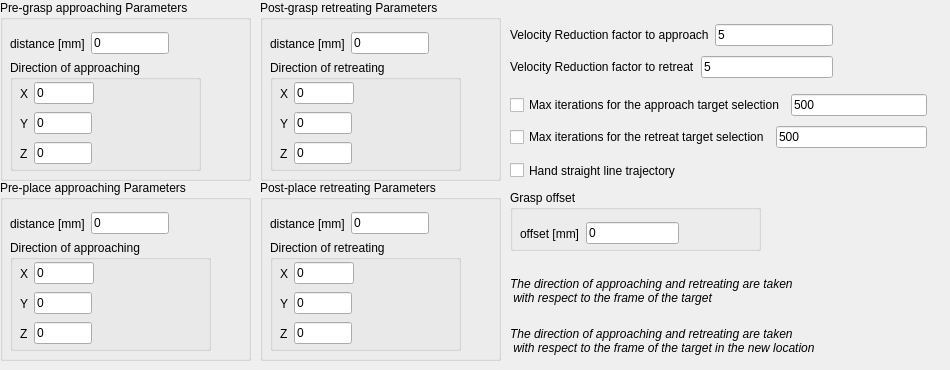
   <widget class="QWidget" name="tab_hump_pick">
    <attribute name="title">
     <string>Pick &amp;&amp; Place settings</string>
    </attribute>
    <widget class="QGroupBox" name="groupBox_pre_grasp">
     <property name="geometry">
      <rect>
       <x>0</x>
       <y>0</y>
       <width>251</width>
       <height>181</height>
      </rect>
     </property>
     <property name="title">
      <string>Pre-grasp approaching Parameters</string>
     </property>
     <widget class="QWidget" name="layoutWidget_dist">
      <property name="geometry">
       <rect>
        <x>10</x>
        <y>30</y>
        <width>159</width>
        <height>27</height>
       </rect>
      </property>
      <layout class="QHBoxLayout" name="horizontalLayout_16">
       <item>
        <widget class="QLabel" name="label_31">
         <property name="text">
          <string>distance [mm]</string>
         </property>
        </widget>
       </item>
       <item>
        <widget class="QLineEdit" name="lineEdit_pre_grasp_dist">
         <property name="text">
          <string>0</string>
         </property>
        </widget>
       </item>
      </layout>
     </widget>
     <widget class="QGroupBox" name="groupBox_9">
      <property name="geometry">
       <rect>
        <x>10</x>
        <y>60</y>
        <width>191</width>
        <height>111</height>
       </rect>
      </property>
      <property name="title">
       <string>Direction of approaching</string>
      </property>
      <widget class="QWidget" name="layoutWidget_12">
       <property name="geometry">
        <rect>
         <x>10</x>
         <y>50</y>
         <width>72</width>
         <height>27</height>
        </rect>
       </property>
       <layout class="QHBoxLayout" name="horizontalLayout_29">
        <item>
         <widget class="QLabel" name="label_97">
          <property name="text">
           <string>Y</string>
          </property>
         </widget>
        </item>
        <item>
         <widget class="QLineEdit" name="lineEdit_pre_grasp_y">
          <property name="text">
           <string>0</string>
          </property>
         </widget>
        </item>
       </layout>
      </widget>
      <widget class="QWidget" name="layoutWidget_13">
       <property name="geometry">
        <rect>
         <x>10</x>
         <y>80</y>
         <width>72</width>
         <height>27</height>
        </rect>
       </property>
       <layout class="QHBoxLayout" name="horizontalLayout_30">
        <item>
         <widget class="QLabel" name="label_98">
          <property name="text">
           <string>Z</string>
          </property>
         </widget>
        </item>
        <item>
         <widget class="QLineEdit" name="lineEdit_pre_grasp_z">
          <property name="text">
           <string>0</string>
          </property>
         </widget>
        </item>
       </layout>
      </widget>
      <widget class="QWidget" name="layoutWidget_eng_tol_pos_3">
       <property name="geometry">
        <rect>
         <x>10</x>
         <y>20</y>
         <width>74</width>
         <height>27</height>
        </rect>
       </property>
       <layout class="QHBoxLayout" name="horizontalLayout_31">
        <item>
         <widget class="QLabel" name="label_99">
          <property name="text">
           <string>X</string>
          </property>
         </widget>
        </item>
        <item>
         <widget class="QLineEdit" name="lineEdit_pre_grasp_x">
          <property name="text">
           <string>0</string>
          </property>
         </widget>
        </item>
       </layout>
      </widget>
     </widget>
    </widget>
    <widget class="QGroupBox" name="groupBox_post_grasp">
     <property name="geometry">
      <rect>
       <x>260</x>
       <y>0</y>
       <width>241</width>
       <height>181</height>
      </rect>
     </property>
     <property name="title">
      <string>Post-grasp retreating Parameters</string>
     </property>
     <widget class="QWidget" name="layoutWidget_dist_2">
      <property name="geometry">
       <rect>
        <x>10</x>
        <y>30</y>
        <width>159</width>
        <height>27</height>
       </rect>
      </property>
      <layout class="QHBoxLayout" name="horizontalLayout_18">
       <item>
        <widget class="QLabel" name="label_33">
         <property name="text">
          <string>distance [mm]</string>
         </property>
        </widget>
       </item>
       <item>
        <widget class="QLineEdit" name="lineEdit_post_grasp_dist">
         <property name="text">
          <string>0</string>
         </property>
        </widget>
       </item>
      </layout>
     </widget>
     <widget class="QGroupBox" name="groupBox_10">
      <property name="geometry">
       <rect>
        <x>10</x>
        <y>60</y>
        <width>191</width>
        <height>111</height>
       </rect>
      </property>
      <property name="title">
       <string>Direction of retreating</string>
      </property>
      <widget class="QWidget" name="layoutWidget_14">
       <property name="geometry">
        <rect>
         <x>10</x>
         <y>50</y>
         <width>72</width>
         <height>27</height>
        </rect>
       </property>
       <layout class="QHBoxLayout" name="horizontalLayout_32">
        <item>
         <widget class="QLabel" name="label_100">
          <property name="text">
           <string>Y</string>
          </property>
         </widget>
        </item>
        <item>
         <widget class="QLineEdit" name="lineEdit_post_grasp_y">
          <property name="text">
           <string>0</string>
          </property>
         </widget>
        </item>
       </layout>
      </widget>
      <widget class="QWidget" name="layoutWidget_15">
       <property name="geometry">
        <rect>
         <x>10</x>
         <y>80</y>
         <width>72</width>
         <height>27</height>
        </rect>
       </property>
       <layout class="QHBoxLayout" name="horizontalLayout_33">
        <item>
         <widget class="QLabel" name="label_101">
          <property name="text">
           <string>Z</string>
          </property>
         </widget>
        </item>
        <item>
         <widget class="QLineEdit" name="lineEdit_post_grasp_z">
          <property name="text">
           <string>0</string>
          </property>
         </widget>
        </item>
       </layout>
      </widget>
      <widget class="QWidget" name="layoutWidget_eng_tol_pos_4">
       <property name="geometry">
        <rect>
         <x>10</x>
         <y>20</y>
         <width>74</width>
         <height>27</height>
        </rect>
       </property>
       <layout class="QHBoxLayout" name="horizontalLayout_34">
        <item>
         <widget class="QLabel" name="label_102">
          <property name="text">
           <string>X</string>
          </property>
         </widget>
        </item>
        <item>
         <widget class="QLineEdit" name="lineEdit_post_grasp_x">
          <property name="text">
           <string>0</string>
          </property>
         </widget>
        </item>
       </layout>
      </widget>
     </widget>
    </widget>
    <widget class="QLabel" name="label_pick">
     <property name="geometry">
      <rect>
       <x>510</x>
       <y>270</y>
       <width>411</width>
       <height>41</height>
      </rect>
     </property>
     <property name="font">
      <font>
       <italic>true</italic>
       <underline>false</underline>
      </font>
     </property>
     <property name="text">
      <string>The direction of approaching and retreating are taken 
 with respect to the frame of the target</string>
     </property>
    </widget>
    <widget class="QGroupBox" name="groupBox_pre_place">
     <property name="geometry">
      <rect>
       <x>0</x>
       <y>180</y>
       <width>251</width>
       <height>181</height>
      </rect>
     </property>
     <property name="title">
      <string>Pre-place approaching Parameters</string>
     </property>
     <widget class="QWidget" name="layoutWidget_dist_5">
      <property name="geometry">
       <rect>
        <x>10</x>
        <y>30</y>
        <width>159</width>
        <height>27</height>
       </rect>
      </property>
      <layout class="QHBoxLayout" name="horizontalLayout_101">
       <item>
        <widget class="QLabel" name="label_186">
         <property name="text">
          <string>distance [mm]</string>
         </property>
        </widget>
       </item>
       <item>
        <widget class="QLineEdit" name="lineEdit_pre_place_dist">
         <property name="text">
          <string>0</string>
         </property>
        </widget>
       </item>
      </layout>
     </widget>
     <widget class="QGroupBox" name="groupBox_13">
      <property name="geometry">
       <rect>
        <x>10</x>
        <y>60</y>
        <width>201</width>
        <height>111</height>
       </rect>
      </property>
      <property name="title">
       <string>Direction of approaching</string>
      </property>
      <widget class="QWidget" name="layoutWidget_24">
       <property name="geometry">
        <rect>
         <x>10</x>
         <y>50</y>
         <width>72</width>
         <height>27</height>
        </rect>
       </property>
       <layout class="QHBoxLayout" name="horizontalLayout_102">
        <item>
         <widget class="QLabel" name="label_187">
          <property name="text">
           <string>Y</string>
          </property>
         </widget>
        </item>
        <item>
         <widget class="QLineEdit" name="lineEdit_pre_place_y">
          <property name="text">
           <string>0</string>
          </property>
         </widget>
        </item>
       </layout>
      </widget>
      <widget class="QWidget" name="layoutWidget_25">
       <property name="geometry">
        <rect>
         <x>10</x>
         <y>80</y>
         <width>72</width>
         <height>27</height>
        </rect>
       </property>
       <layout class="QHBoxLayout" name="horizontalLayout_103">
        <item>
         <widget class="QLabel" name="label_188">
          <property name="text">
           <string>Z</string>
          </property>
         </widget>
        </item>
        <item>
         <widget class="QLineEdit" name="lineEdit_pre_place_z">
          <property name="text">
           <string>0</string>
          </property>
         </widget>
        </item>
       </layout>
      </widget>
      <widget class="QWidget" name="layoutWidget_eng_tol_pos_9">
       <property name="geometry">
        <rect>
         <x>10</x>
         <y>20</y>
         <width>74</width>
         <height>27</height>
        </rect>
       </property>
       <layout class="QHBoxLayout" name="horizontalLayout_104">
        <item>
         <widget class="QLabel" name="label_189">
          <property name="text">
           <string>X</string>
          </property>
         </widget>
        </item>
        <item>
         <widget class="QLineEdit" name="lineEdit_pre_place_x">
          <property name="text">
           <string>0</string>
          </property>
         </widget>
        </item>
       </layout>
      </widget>
     </widget>
    </widget>
    <widget class="QLabel" name="label_pick_3">
     <property name="geometry">
      <rect>
       <x>510</x>
       <y>320</y>
       <width>431</width>
       <height>41</height>
      </rect>
     </property>
     <property name="font">
      <font>
       <italic>true</italic>
       <underline>false</underline>
      </font>
     </property>
     <property name="text">
      <string>The direction of approaching and retreating are taken 
 with respect to the frame of the target in the new location</string>
     </property>
    </widget>
    <widget class="QGroupBox" name="groupBox_post_place">
     <property name="geometry">
      <rect>
       <x>260</x>
       <y>180</y>
       <width>241</width>
       <height>181</height>
      </rect>
     </property>
     <property name="title">
      <string>Post-place retreating Parameters</string>
     </property>
     <widget class="QWidget" name="layoutWidget_dist_6">
      <property name="geometry">
       <rect>
        <x>10</x>
        <y>30</y>
        <width>159</width>
        <height>27</height>
       </rect>
      </property>
      <layout class="QHBoxLayout" name="horizontalLayout_105">
       <item>
        <widget class="QLabel" name="label_190">
         <property name="text">
          <string>distance [mm]</string>
         </property>
        </widget>
       </item>
       <item>
        <widget class="QLineEdit" name="lineEdit_post_place_dist">
         <property name="text">
          <string>0</string>
         </property>
        </widget>
       </item>
      </layout>
     </widget>
     <widget class="QGroupBox" name="groupBox_14">
      <property name="geometry">
       <rect>
        <x>10</x>
        <y>60</y>
        <width>191</width>
        <height>111</height>
       </rect>
      </property>
      <property name="title">
       <string>Direction of retreating</string>
      </property>
      <widget class="QWidget" name="layoutWidget_26">
       <property name="geometry">
        <rect>
         <x>10</x>
         <y>50</y>
         <width>72</width>
         <height>27</height>
        </rect>
       </property>
       <layout class="QHBoxLayout" name="horizontalLayout_106">
        <item>
         <widget class="QLabel" name="label_191">
          <property name="text">
           <string>Y</string>
          </property>
         </widget>
        </item>
        <item>
         <widget class="QLineEdit" name="lineEdit_post_place_y">
          <property name="text">
           <string>0</string>
          </property>
         </widget>
        </item>
       </layout>
      </widget>
      <widget class="QWidget" name="layoutWidget_27">
       <property name="geometry">
        <rect>
         <x>10</x>
         <y>80</y>
         <width>72</width>
         <height>27</height>
        </rect>
       </property>
       <layout class="QHBoxLayout" name="horizontalLayout_107">
        <item>
         <widget class="QLabel" name="label_192">
          <property name="text">
           <string>Z</string>
          </property>
         </widget>
        </item>
        <item>
         <widget class="QLineEdit" name="lineEdit_post_place_z">
          <property name="text">
           <string>0</string>
          </property>
         </widget>
        </item>
       </layout>
      </widget>
      <widget class="QWidget" name="layoutWidget_eng_tol_pos_10">
       <property name="geometry">
        <rect>
         <x>10</x>
         <y>20</y>
         <width>74</width>
         <height>27</height>
        </rect>
       </property>
       <layout class="QHBoxLayout" name="horizontalLayout_108">
        <item>
         <widget class="QLabel" name="label_193">
          <property name="text">
           <string>X</string>
          </property>
         </widget>
        </item>
        <item>
         <widget class="QLineEdit" name="lineEdit_post_place_x">
          <property name="text">
           <string>0</string>
          </property>
         </widget>
        </item>
       </layout>
      </widget>
     </widget>
    </widget>
    <widget class="QCheckBox" name="checkBox_straight_line">
     <property name="geometry">
      <rect>
       <x>510</x>
       <y>160</y>
       <width>231</width>
       <height>21</height>
      </rect>
     </property>
     <property name="text">
      <string>Hand straight line trajectory</string>
     </property>
    </widget>
    <widget class="QWidget" name="layoutWidget">
     <property name="geometry">
      <rect>
       <x>510</x>
       <y>20</y>
       <width>323</width>
       <height>62</height>
      </rect>
     </property>
     <layout class="QVBoxLayout" name="verticalLayout_28">
      <item>
       <layout class="QHBoxLayout" name="horizontalLayout_14">
        <item>
         <widget class="QLabel" name="label_194">
          <property name="text">
           <string>Velocity Reduction factor to approach</string>
          </property>
         </widget>
        </item>
        <item>
         <widget class="QLineEdit" name="lineEdit_w_red_app">
          <property name="text">
           <string>5</string>
          </property>
         </widget>
        </item>
       </layout>
      </item>
      <item>
       <layout class="QHBoxLayout" name="horizontalLayout_21">
        <item>
         <widget class="QLabel" name="label_195">
          <property name="text">
           <string>Velocity Reduction factor to retreat</string>
          </property>
         </widget>
        </item>
        <item>
         <widget class="QLineEdit" name="lineEdit_w_red_ret">
          <property name="text">
           <string>5</string>
          </property>
         </widget>
        </item>
       </layout>
      </item>
     </layout>
    </widget>
    <widget class="QWidget" name="layoutWidget">
     <property name="geometry">
      <rect>
       <x>510</x>
       <y>90</y>
       <width>417</width>
       <height>62</height>
      </rect>
     </property>
     <layout class="QVBoxLayout" name="verticalLayout_30">
      <item>
       <layout class="QHBoxLayout" name="horizontalLayout_37">
        <item>
         <widget class="QCheckBox" name="checkBox_max_iter_app">
          <property name="text">
           <string>Max iterations for the approach target selection</string>
          </property>
         </widget>
        </item>
        <item>
         <widget class="QLineEdit" name="lineEdit_max_iter_app">
          <property name="text">
           <string>500</string>
          </property>
         </widget>
        </item>
       </layout>
      </item>
      <item>
       <layout class="QHBoxLayout" name="horizontalLayout_38">
        <item>
         <widget class="QCheckBox" name="checkBox_max_iter_ret">
          <property name="text">
           <string>Max iterations for the retreat target selection</string>
          </property>
         </widget>
        </item>
        <item>
         <widget class="QLineEdit" name="lineEdit_max_iter_ret">
          <property name="text">
           <string>500</string>
          </property>
         </widget>
        </item>
       </layout>
      </item>
     </layout>
    </widget>
    <widget class="QGroupBox" name="groupBox_grasp_offset">
     <property name="geometry">
      <rect>
       <x>510</x>
       <y>190</y>
       <width>251</width>
       <height>61</height>
      </rect>
     </property>
     <property name="title">
      <string>Grasp offset</string>
     </property>
     <widget class="QWidget" name="layoutWidget_dist_3">
      <property name="geometry">
       <rect>
        <x>10</x>
        <y>30</y>
        <width>159</width>
        <height>27</height>
       </rect>
      </property>
      <layout class="QHBoxLayout" name="horizontalLayout_68">
       <item>
        <widget class="QLabel" name="label_94">
         <property name="text">
          <string>offset [mm]</string>
         </property>
        </widget>
       </item>
       <item>
        <widget class="QLineEdit" name="lineEdit_grasp_offset">
         <property name="text">
          <string>0</string>
         </property>
        </widget>
       </item>
      </layout>
     </widget>
    </widget>
   </widget>
